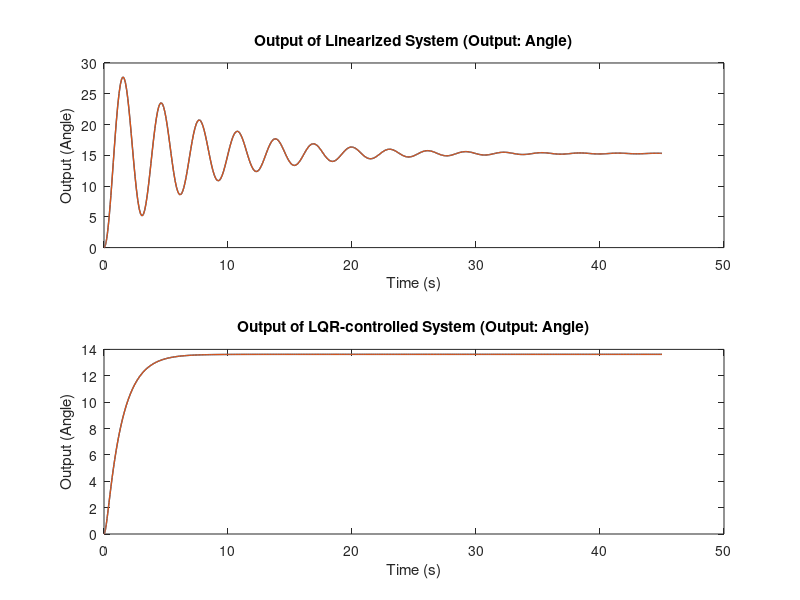

Source code (MATLAB):
function computeAndPlotOutput
    c = 0.5;   % Damping coefficient
    m = 0.8;   % Mass
    g = 9.81;  % Gravitational acceleration
    dc = 1;  % Distance from pivot to center of mass
    d1 = 2;    % Distance from pivot to thrust point
    m_motor = 0.2; % Mass of motor
    J = 1/3*(m*d1^2) + m_motor*d1^2; % Moment of inertia
    
    % Define the linearized system matrices A and B
    A = [0, 1; (-m*g*dc)/J, -c/J];
    disp("A : ");
    disp(A);

   
    B = [0; d1/J]*(d1*1);
    disp("B : ");
    disp(B);
    
    % Output matrix C
    C = [1, 0];
    
    % D matrix
    D = [0;0];

    % Set initial conditions in degrees
    initial_theta = 0;         % Initial angle (in degrees)
    initial_theta_dot = 0;      % Initial angular velocity
    
    initial_conditions = [deg2rad(initial_theta); deg2rad(initial_theta_dot)];

    % Time span for simulation
    tspan = [0 45];

    % Input function (thrust torque)
    u = @(t) pi/6;  % Change this line to set the input to pi/6

    % Simulate the linearized system
    [t, x] = ode45(@(t, x) linearPendulumODE(t, x, A, B, u), tspan, initial_conditions);
    x(:,1) = rad2deg(x(:,1));

    % Compute the output y = Cx + Du
    y = (C * x' + D * u(t)').';
    
    disp("Eigenvalues of A :");
    disp(eig(A));

    disp("Check if rank Ctrb(A,B) has full rank : ");
    CtrbMatrice = ctrb(A,B);
    disp(rank(CtrbMatrice));

    % Plot the output
    figure;
    subplot(2,1,1);
    plot(t, y, 'LineWidth', 1);
    title('Output of Linearized System (Output: Angle)');
    xlabel('Time (s)');
    ylabel('Output (Angle)');
    
    Q = [1 0; 0 10];
    R = 1; 
    K = lqr(A,B,Q,R);

    G = -inv(C*inv(A-B*K)*B);
    disp("G : ")
    disp(G);

    disp("Gain K : ");
    disp(K);

    Ac = [(A-B*K)];

    disp("Ac : ");
    disp(Ac);
    Bc = [B];
    Cc= [C];
    Dc = [D];

    % Simulate the LQR-controlled system
    [t_lqr, x_lqr] = ode45(@(t, x) LQRlinearPendulumODE(t, x, Ac, Bc, u), tspan, initial_conditions);
    x_lqr(:,1) = rad2deg(x_lqr(:,1));

    % Compute the output for the LQR-controlled system
    y_lqr = (Cc * x_lqr' + Dc * u(t_lqr)').';

    % Plot the LQR-controlled output
    subplot(2,1,2);
    plot(t_lqr, y_lqr, 'LineWidth', 1);
    title('Output of LQR-controlled System (Output: Angle)');
    xlabel('Time (s)');
    ylabel('Output (Angle)');
end

function dxdt = linearPendulumODE(t, x, A, B, u)
    % Linearized ODE function for the pendulum with thrust
    dxdt = A * x + B * u(t);
end

function dxdt = LQRlinearPendulumODE(t, x, Ac, Bc, u)
    % Linearized ODE function for the pendulum with thrust
    dxdt = Ac * x + Bc * u(t);
end
